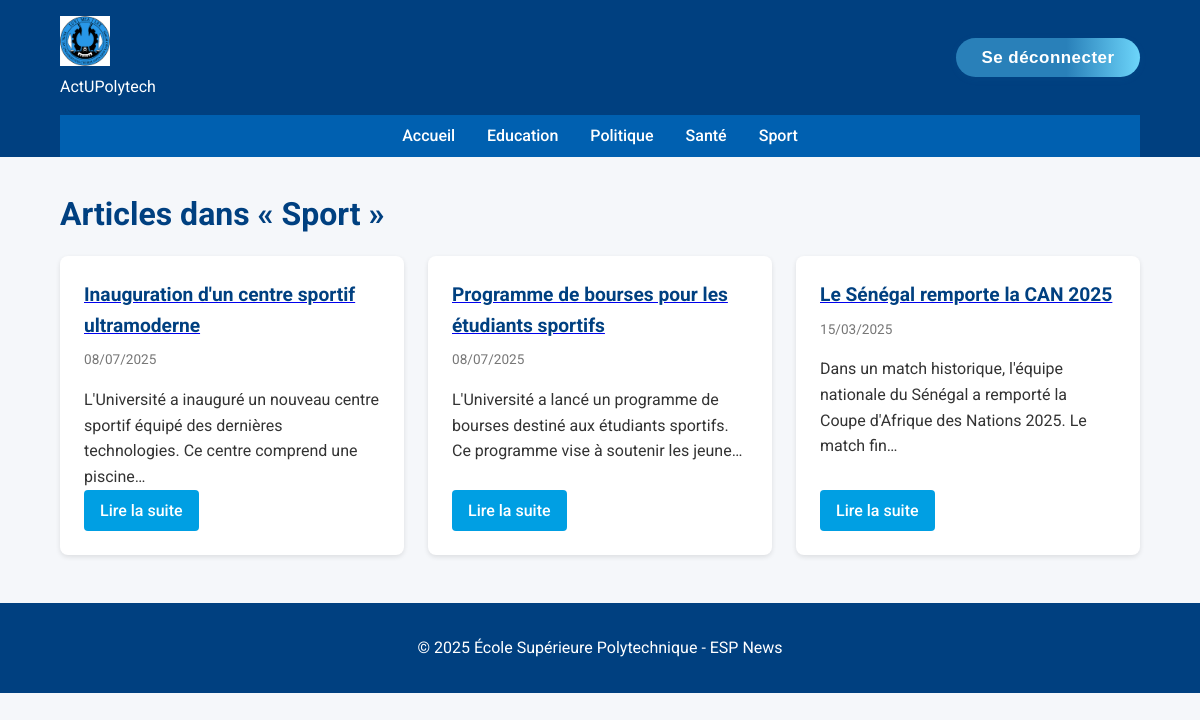
The page /index.php?controller=categorie&action=index&id=1 (signed in) on the database its author committed.
### tables this page shows
CREATE TABLE Categorie(
    id INT PRIMARY KEY AUTO_INCREMENT,
    libelle VARCHAR(20)
);

CREATE TABLE Article(
    id INT PRIMARY KEY AUTO_INCREMENT,
    titre VARCHAR(255),
    contenu TEXT,
    dateCreation DATETIME DEFAULT NOW(),
    dateModification DATETIME DEFAULT NOW() ON UPDATE NOW(),
    categorie INT,
    FOREIGN KEY (categorie) REFERENCES Categorie(id)
);

### app/controllers/categorieController.php (called while the page is built, shortened)
<?php
require_once 'app/models/article.php';
require_once 'app/models/categorie.php';
class CategorieController {
    public function index($id) {
        $categoryModel = new Categorie();
        $articleModel = new Article();
        $page = isset($_GET['page']) ? max(1, (int)$_GET['page']) : 1;
        $perPage = 5;
        $category = $categoryModel->getCategoryById($id);
        $articles = $articleModel->getPaginatedArticles($page, $perPage, $id);
        require_once 'app/views/categorie.php';
    }
}
?>

### app/models/categorie.php (called while the page is built, shortened)
<?php
require_once __DIR__ . '/../views/includes/db.php';
class Categorie {
    private $pdo;
   public function __construct() {
        global $pdo;
        $this->pdo = $pdo;
    }
   public function getCategoryById($id) {
        $stmt = $this->pdo->prepare("SELECT libelle FROM Categorie WHERE id = ?");
        $stmt->execute([$id]);
        return $stmt->fetch(PDO::FETCH_ASSOC);
    }
    public function getAllCategories() {
        $stmt = $this->pdo->query("SELECT id, libelle FROM Categorie ORDER BY libelle");
        return $stmt->fetchAll(PDO::FETCH_ASSOC);
    }
}

### app/models/article.php (called while the page is built, shortened)
<?php
require_once __DIR__ . '/../views/includes/db.php';
class Article {
    private $pdo;
    public function __construct() {
        global $pdo;
        $this->pdo = $pdo;
    }
    public function getPaginatedArticles($page, $perPage, $categoryId = null) {
        $offset = ($page - 1) * $perPage;
        if ($categoryId) {
            $stmt = $this->pdo->prepare("SELECT a.*, c.libelle FROM Article a JOIN Categorie c ON a.categorie = c.id WHERE a.categorie = ? ORDER BY a.dateCreation DESC LIMIT ?, ?");
            $stmt->bindValue(1, $categoryId, PDO::PARAM_INT);
            $stmt->bindValue(2, $offset, PDO::PARAM_INT);
            $stmt->bindValue(3, $perPage, PDO::PARAM_INT);
            $stmt->execute();
        } else {
            $stmt = $this->pdo->prepare("SELECT a.*, c.libelle FROM Article a JOIN Categorie c ON a.categorie = c.id ORDER BY a.dateCreation DESC LIMIT ?, ?");
            $stmt->bindValue(1, $offset, PDO::PARAM_INT);
            $stmt->bindValue(2, $perPage, PDO::PARAM_INT);
            $stmt->execute();
        }
        return $stmt->fetchAll(PDO::FETCH_ASSOC);
    }
}
?>

### app/views/categorie.php (the view, shortened to what this page needs)
<?php include 'app\views\includes\header.php'; ?>
<section class="category-section">
  <h1 class="category-title">Articles dans « <?= htmlspecialchars($category['libelle']) ?> »</h1>
  <div class="articles-grid">
    <?php if (count($articles) === 0): ?>
      <p>Aucun article pour cette catégorie.</p>
    <?php else: ?>
      <?php foreach ($articles as $article): ?>
        <article class="card">
          <a href="/esp_news_mvc/index.php?controller=article&action=show&id=<?= $article['id'] ?>">
            <h2><?= htmlspecialchars($article['titre']) ?></h2>
          </a>
          <p class="card-meta">
            <?= date('d/m/Y', strtotime($article['dateCreation'])) ?>
          </p>
          <p><?= substr(strip_tags($article['contenu']), 0, 120) ?>…</p>
          <a href="/esp_news_mvc/index.php?controller=article&action=show&id=<?= $article['id'] ?>" class="btn-read">Lire la suite</a>
        </article>
      <?php endforeach; ?>
    <?php endif; ?>
  </div>
</section>
<?php include 'app\views\includes\footer.php'; ?>

### app/views/includes/header.php (shortened to what this page needs)
<?php
require_once 'db.php';
require_once 'app\models\categorie.php';
$categoryModel = new Categorie();
$navCats = $categoryModel->getAllCategories();
?>
<!DOCTYPE html>
<html lang="fr">
<head>
  <link rel="stylesheet" href="public\styles.css">
</head>
<body>
<header class="site-header">
  <div class="header-top container">
    <div class="logo">
      <a href="/esp_news_mvc/index.php">
        <img src="public\img\logo.png" alt="ESP Logo">
      </a>
      <p>ActUPolytech</p>
    </div>
    <?php if (!empty($_SESSION['user_id'])): ?>
  <form action="?controller=auth&action=logout" method="post" >
    <button type="submit" class="logout-btn">Se déconnecter</button>
  </form>
<?php endif; ?>
  </div>
  <nav class="site-nav container" id="siteNav">
    <ul class="nav-list">
      <li><a href="/esp_news_mvc/index.php">Accueil</a></li>
      <?php foreach ($navCats as $cat): ?>
        <li>
          <a href="/esp_news_mvc/index.php?controller=categorie&action=index&id=<?= $cat['id'] ?>">
            <?= htmlspecialchars($cat['libelle']) ?>
          </a>
        </li>
      <?php endforeach; ?>
    </ul>
  </nav>
</header>
<main class="site-main container">

### public/styles.css (style rules this page uses)
* { margin:0; padding:0; box-sizing:border-box; }
body { font-family: 'Roboto', sans-serif; background:#f5f7fa; color:#333; line-height:1.6; }
.container { width:90%; max-width:1200px; margin:0 auto; }
.site-header { background:#004080; color:#fff; }
.header-top { display:flex; justify-content:space-between; align-items:center; padding:1rem 0; }
.logo img { height:50px; }
.site-nav { background:#0060b0; }
.nav-list { list-style:none; display:flex; justify-content:center; flex-wrap:wrap; }
.nav-list li { margin:0.5rem 1rem; }
.nav-list a { color:#fff; text-decoration:none; font-weight:500; }
.articles-grid { display:grid; grid-template-columns:repeat(auto-fit,minmax(280px,1fr)); gap:1.5rem; margin-bottom:3rem; }
.card { background:#fff; padding:1.5rem; border-radius:8px; box-shadow:0 2px 5px rgba(0,0,0,0.1); display:flex; flex-direction:column; justify-content:space-between; }
.card h2 { font-size:1.2rem; color:#004080; margin-bottom:0.5rem; }
.card-meta { font-size:0.85rem; color:#777; margin-bottom:1rem; }
.btn-read { align-self:flex-start; margin-top:auto; background:#009FE3; color:#fff; padding:0.5rem 1rem; border-radius:4px; text-decoration:none; font-weight:500; }
.logout-btn { background: linear-gradient(90deg, #2980b9 60%, #6dd5fa 100%); color: #fff; border: none; padding: 0.55em 1.5em; border-radius: 2em; font-weight: 600; font-size: 1.06em; box-shadow: 0 2px 8px rgba(41,128,185,0.07); cursor: pointer; transition: background 0.2s, transform 0.15s; outline: none; letter-spacing: 0.5px; }
.category-title { font-size:2rem; color:#004080; margin:2rem 0 1rem; }

### rows shown on the page
categorie: libelle "Education"
categorie: libelle "Politique"
categorie: libelle "Santé"
categorie: libelle "Sport"
article: titre "Inauguration d'un centre sportif ultramoderne", dateCreation "08/07/2025", contenu "L'Université a inauguré un nouveau centre sportif équipé des dernières technologies. Ce centre comprend une piscine"
article: titre "Programme de bourses pour les étudiants sportifs", dateCreation "08/07/2025", contenu "L'Université a lancé un programme de bourses destiné aux étudiants sportifs. Ce programme vise à soutenir les jeune"
article: titre "Le Sénégal remporte la CAN 2025", dateCreation "15/03/2025", contenu "Dans un match historique, l'équipe nationale du Sénégal a remporté la Coupe d'Afrique des Nations 2025. Le match fin"
